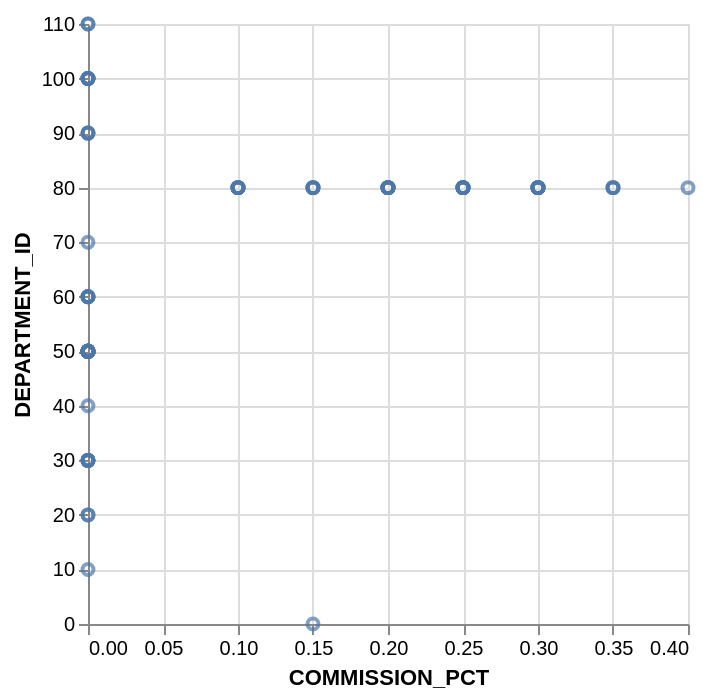

Describe this chart as a Vega-Lite specification.
### Vega-Lite specification from a JSON file in a GitHub repository (floating-point values rounded to 4 significant figures)
{"data": {"values": [{"x_data": 0, "y_data": 90}, {"x_data": 0, "y_data": 90}, {"x_data": 0, "y_data": 90}, {"x_data": 0, "y_data": 60}, {"x_data": 0, "y_data": 60}, {"x_data": 0, "y_data": 60}, {"x_data": 0, "y_data": 60}, {"x_data": 0, "y_data": 60}, {"x_data": 0, "y_data": 100}, {"x_data": 0, "y_data": 100}, {"x_data": 0, "y_data": 100}, {"x_data": 0, "y_data": 100}, {"x_data": 0, "y_data": 100}, {"x_data": 0, "y_data": 100}, {"x_data": 0, "y_data": 30}, {"x_data": 0, "y_data": 30}, {"x_data": 0, "y_data": 30}, {"x_data": 0, "y_data": 30}, {"x_data": 0, "y_data": 30}, {"x_data": 0, "y_data": 30}, {"x_data": 0, "y_data": 50}, {"x_data": 0, "y_data": 50}, {"x_data": 0, "y_data": 50}, {"x_data": 0, "y_data": 50}, {"x_data": 0, "y_data": 50}, {"x_data": 0, "y_data": 50}, {"x_data": 0, "y_data": 50}, {"x_data": 0, "y_data": 50}, {"x_data": 0, "y_data": 50}, {"x_data": 0, "y_data": 50}, {"x_data": 0, "y_data": 50}, {"x_data": 0, "y_data": 50}, {"x_data": 0, "y_data": 50}, {"x_data": 0, "y_data": 50}, {"x_data": 0, "y_data": 50}, {"x_data": 0, "y_data": 50}, {"x_data": 0, "y_data": 50}, {"x_data": 0, "y_data": 50}, {"x_data": 0, "y_data": 50}, {"x_data": 0, "y_data": 50}, {"x_data": 0, "y_data": 50}, {"x_data": 0, "y_data": 50}, {"x_data": 0, "y_data": 50}, {"x_data": 0, "y_data": 50}, {"x_data": 0, "y_data": 50}, {"x_data": 0.4, "y_data": 80}, {"x_data": 0.3, "y_data": 80}, {"x_data": 0.3, "y_data": 80}, {"x_data": 0.3, "y_data": 80}, {"x_data": 0.2, "y_data": 80}, {"x_data": 0.3, "y_data": 80}, {"x_data": 0.25, "y_data": 80}, {"x_data": 0.25, "y_data": 80}, {"x_data": 0.2, "y_data": 80}, {"x_data": 0.2, "y_data": 80}, {"x_data": 0.15, "y_data": 80}, {"x_data": 0.35, "y_data": 80}, {"x_data": 0.35, "y_data": 80}, {"x_data": 0.35, "y_data": 80}, {"x_data": 0.3, "y_data": 80}, {"x_data": 0.3, "y_data": 80}, {"x_data": 0.25, "y_data": 80}, {"x_data": 0.25, "y_data": 80}, {"x_data": 0.15, "y_data": 80}, {"x_data": 0.1, "y_data": 80}, {"x_data": 0.1, "y_data": 80}, {"x_data": 0.1, "y_data": 80}, {"x_data": 0.1, "y_data": 80}, {"x_data": 0.25, "y_data": 80}, {"x_data": 0.2, "y_data": 80}, {"x_data": 0.2, "y_data": 80}, {"x_data": 0.15, "y_data": 80}, {"x_data": 0.15, "y_data": 80}, {"x_data": 0.1, "y_data": 80}, {"x_data": 0.3, "y_data": 80}, {"x_data": 0.25, "y_data": 80}, {"x_data": 0.2, "y_data": 80}, {"x_data": 0.2, "y_data": 80}, {"x_data": 0.15, "y_data": 0}, {"x_data": 0.1, "y_data": 80}, {"x_data": 0, "y_data": 50}, {"x_data": 0, "y_data": 50}, {"x_data": 0, "y_data": 50}, {"x_data": 0, "y_data": 50}, {"x_data": 0, "y_data": 50}, {"x_data": 0, "y_data": 50}, {"x_data": 0, "y_data": 50}, {"x_data": 0, "y_data": 50}, {"x_data": 0, "y_data": 50}, {"x_data": 0, "y_data": 50}, {"x_data": 0, "y_data": 50}, {"x_data": 0, "y_data": 50}, {"x_data": 0, "y_data": 50}, {"x_data": 0, "y_data": 50}, {"x_data": 0, "y_data": 50}, {"x_data": 0, "y_data": 50}, {"x_data": 0, "y_data": 50}, {"x_data": 0, "y_data": 50}, {"x_data": 0, "y_data": 50}, {"x_data": 0, "y_data": 50}, {"x_data": 0, "y_data": 10}, {"x_data": 0, "y_data": 20}, {"x_data": 0, "y_data": 20}, {"x_data": 0, "y_data": 40}, {"x_data": 0, "y_data": 70}, {"x_data": 0, "y_data": 110}, {"x_data": 0, "y_data": 110}]}, "mark": "point", "encoding": {"x": {"field": "x_data", "type": "quantitative", "title": "COMMISSION_PCT"}, "y": {"field": "y_data", "type": "quantitative", "title": "DEPARTMENT_ID"}}}
